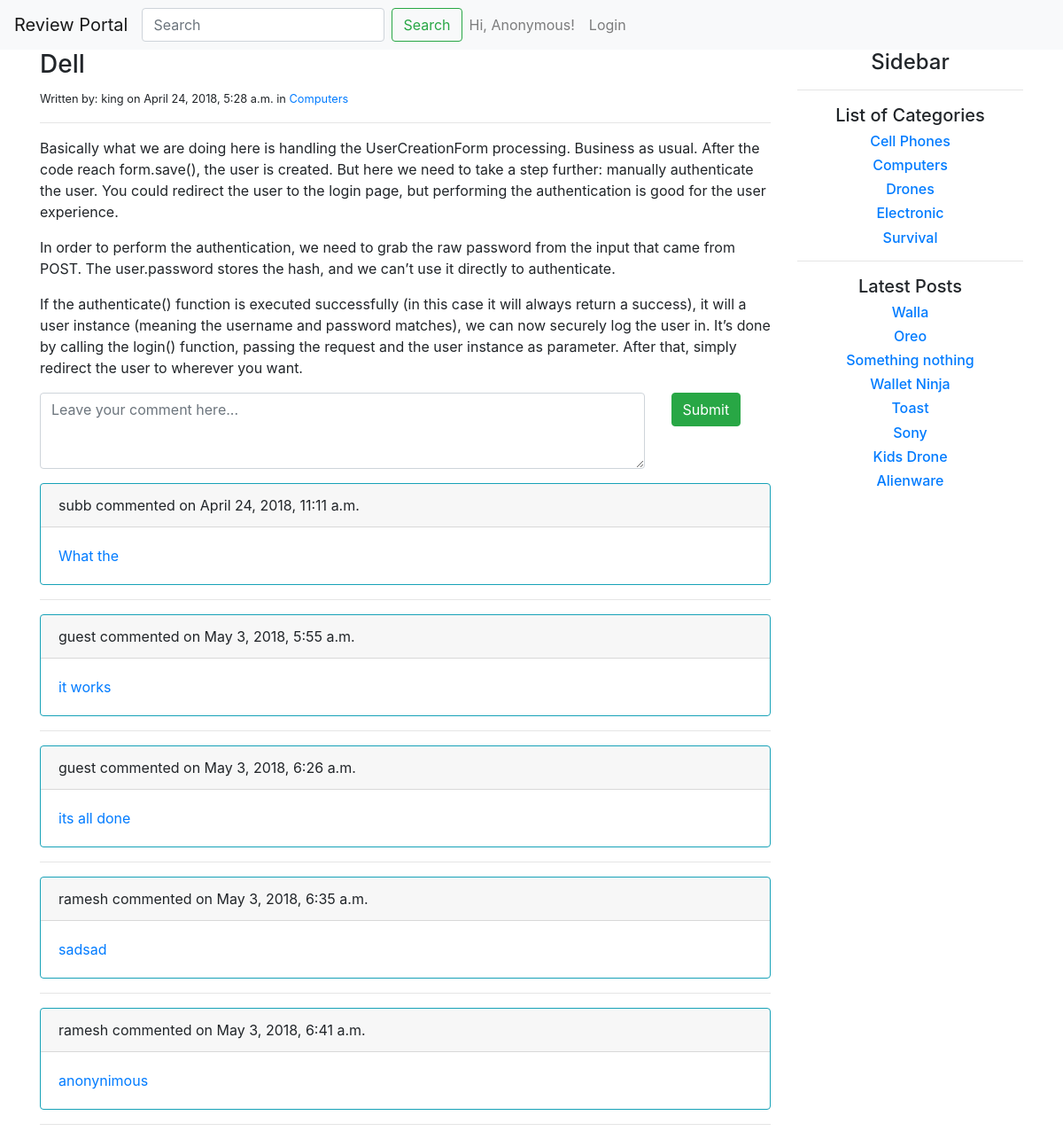
/blog/dell/, run on the app's committed database.
### blog/models.py (models this page shows, shortened)
class Post(models.Model):
    STATUS_CHOICE = (
        ('draft', 'Draft'),
        ('published', 'Published'),
    )
    category = models.ForeignKey(Category)
    title = models.CharField(max_length=250)
    slug = models.CharField(max_length=250, unique=True)
    content = models.TextField()
    seo_title = models.CharField(max_length=250)
    seo_description = models.CharField(max_length=160)
    author = models.ForeignKey(User, related_name='blog_posts')
    published = models.DateTimeField(default=timezone.now)
    created = models.DateTimeField(auto_now_add=True)
    updated = models.DateTimeField(auto_now=True)
    status = models.CharField(max_length=10, choices=STATUS_CHOICE, default='draft')
    def get_absolute_url(self):
        return reverse('blog:post_detail', args=[self.slug])

class Category(models.Model):
    name = models.CharField(max_length=250)
    slug = models.CharField(max_length=250, unique=True)
    class Meta:
        ordering = ('name',)
        verbose_name = 'category'
        verbose_name_plural = 'categories'
    def get_absolute_url(self):
        return reverse('blog:list_of_post_by_category', args=[self.slug])
    def __str__(self):
        return self.name

class Comment(models.Model):
    post = models.ForeignKey(Post, related_name='comments')
    user = models.CharField(max_length=250)
    email = models.EmailField()
    body = models.TextField()
    created = models.DateTimeField(auto_now_add=True)
    approved = models.BooleanField(default=False)

### blog/views.py (the view, shortened to what this page needs)
# urls.py: url(r'^(?P<slug>[-\w\s]+)/$', views.post_detail, name='post_detail'),
def post_detail(request, slug):
    post_all = Post.objects.filter(status='published').order_by('-published')[:8]
    post = get_object_or_404(Post, slug=slug)
    categories = Category.objects.all()
    form = InBlogCommentForm(request.POST)
    user = request.user
    if user is None:
        user = "Anonymous"
    if post.status == 'published':
        template = 'blog/post/post_detail.html'
    else:
        template = 'blog/post/post_preview.html'
    context = {'post': post, 'form': form, 'user': user, 'categories': categories, 'post_all': post_all}
    return render(request, template, context)

### blog/forms.py
class InBlogCommentForm(forms.ModelForm):
    class Meta:
        model = Comment
        fields = ('body',)

### blog/templates/blog/post/post_detail.html (shortened to what this page needs)
{% extends 'blog/base.html'%}
{% load crispy_forms_tags %}
{% block content %}
<div class="row">
    <div class="col-md-9">
        <div class="page-header">
            <h3>{{ post.title }}</h3>
        </div>
        <small>Written by: {{ post.author }} on {{ post.published }} in <a href="{{ post.category.get_absolute_url }}">{{post.category}}</a>
        </small>
        <hr>
        {{ post.content|linebreaks }}
        <div>
            <form method="POST">
                <div class="form-group row">
                    <div class="col-md-10">
                        <textarea name="body" id="id_body" class="form-control round-0" type="text" rows="3"
                                  placeholder="Leave your comment here..."></textarea>
                    </div>
                    <div class="col-md-2">
                        <button type="submit" class="btn btn-success">
                            Submit
                        </button>
                    </div>
                </div>
            </form>
        </div>
        {% for comment in post.comments.all %}
        <div class="card border-info mb-3">
            <div class="card-header">
                {{ comment.user }} commented on {{ comment.created }}
            </div>
            <div class="card-body text-primary">
                <p class="card-text">
                    {{ comment.body }}
                </p>
            </div>
        </div>
        <hr>
        {% empty %}
        <p>no comments</p>
        <hr>
        {% endfor %}
    </div>
    <div class="col-md-3">
        <div class="page-header">
            <h4 align="center">Sidebar</h4>
            {% include "blog/sidebar.html" %}
        </div>
    </div>
</div>
{% endblock %}

### blog/templates/blog/sidebar.html
<hr>
<h5 align="center">List of Categories</h5>
{% for category in categories %}
<h6 align="center">
<a href="{{category.get_absolute_url}}">
    {{ category.name }}<br>
</a>
</h6>
{% endfor %}
<hr>
<h5 align="center">Latest Posts</h5>
{% for post in post_all %}
<h6 align="center">
    <a href="{{post.get_absolute_url}}">
        {{post.title}}
</h6>
{% endfor %}

### data on the page
Post: title "Dell", author "king", published "April 24, 2018, 5:28 a.m.", category "Computers", content "Basically what we are doing here is handling the UserCreationForm processing. Business as usual. After the code reach form.save(), the user is created. But here we need to take a step further: manually authenticate the user. You could redirect the user to the login page, but performing the authentication is good for the user experience. In order to perform the authentication, we need to grab the raw password from the input that came from POST. The user.password stores the hash, and we can’t use it directly to authenticate. If the authenticate() function is executed successfully (in this case it will always return a success), it will a user instance (meaning the username and password…"
Comment: user "subb", created "April 24, 2018, 11:11 a.m.", body "What the"
Comment: user "guest", created "May 3, 2018, 5:55 a.m.", body "it works"
Comment: user "guest", created "May 3, 2018, 6:26 a.m.", body "its all done"
Comment: user "ramesh", created "May 3, 2018, 6:35 a.m.", body "sadsad"
Comment: user "ramesh", created "May 3, 2018, 6:41 a.m.", body "anonynimous"
Category: name "Cell Phones"
Category: name "Computers"
Category: name "Drones"
Category: name "Electronic"
Category: name "Survival"
Post: title "Walla"
Post: title "Oreo"
Post: title "Something nothing"
Post: title "Wallet Ninja"
Post: title "Toast"
Post: title "Sony"
Post: title "Kids Drone"
Post: title "Alienware"
